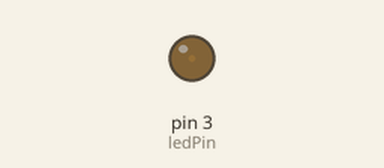
Recording of a sketch running on a simulated Arduino Uno, built with avr-gcc and run on an emulated ATmega328P. Parts: output pins drawn as LEDs (lit = HIGH).

Above: at 0.05 s.
At 2.95 s:
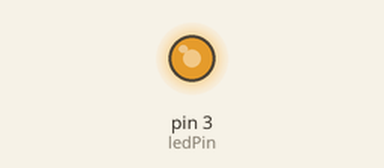
At 3.9 s:
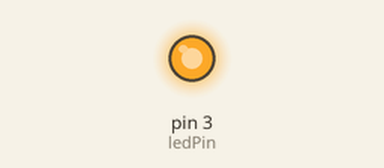
At 5.85 s:
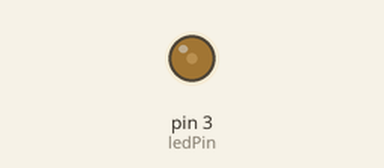
Timing chart, 0 to 8.3 s (numbered marks = the images above):
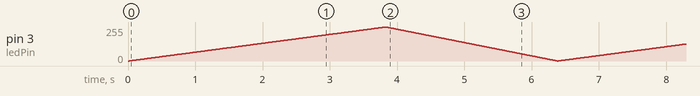

The sketch:

dim_led_large_bulb.ino
```cpp
int ledPin   = 3;

void setup() {
  pinMode(ledPin,OUTPUT);
}

void loop() {
  int i = 0;

  if (i == 0) {
    for (i; i < 255; i++) {
    analogWrite(ledPin, i);
    delay(15);
    }
  }

  if (i == 255) {
    for (i; i > 0; i--) {
      analogWrite(ledPin, i);
      delay(10);
    }
  }
}
```
